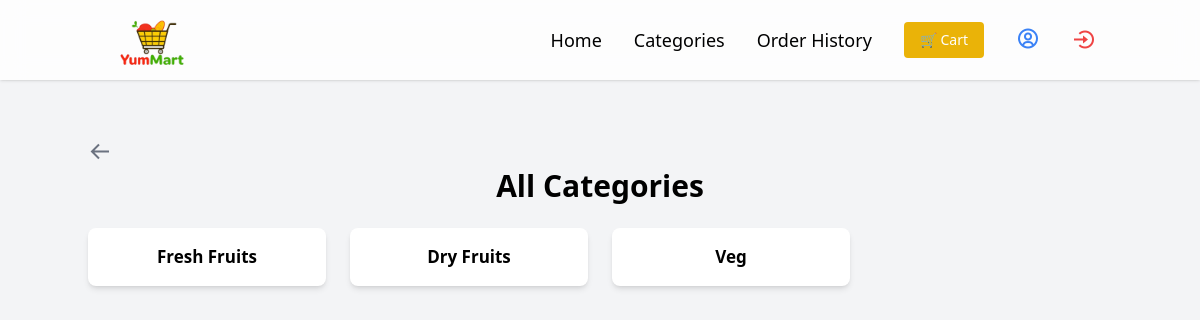
Page /categories/ on the earlier database version.
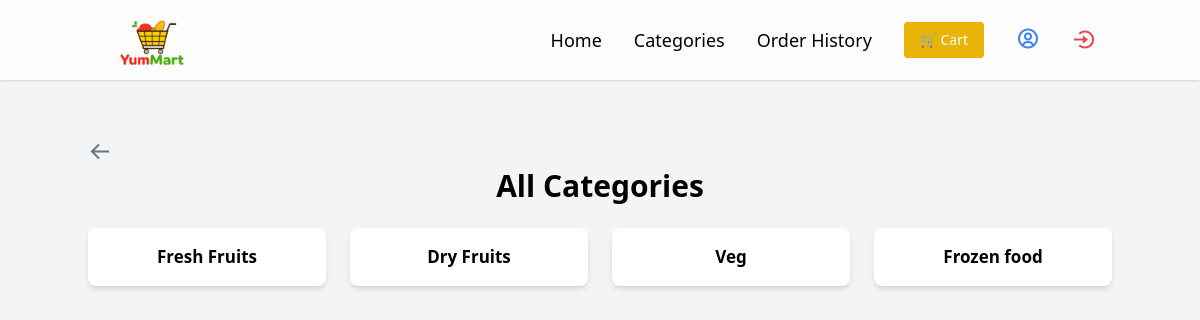
Same page on the later database version.
### store/models.py (models this page shows, shortened)
class Category(models.Model):
    name = models.CharField(max_length=255, unique=True)
    slug = models.SlugField(max_length=255, unique=True)

### store/views.py (the view)
# urls.py: path('categories/', categories, name='categories'),  # ✅ Added this line
def categories(request):
    categories = Category.objects.all()
    return render(request, 'store/categories.html', {'categories': categories})

### store/templates/store/categories.html
{% extends "store/base.html" %}
{% block content %}
<div class="container mx-auto mt-10">
    <a href="{% url 'home' %}" class="text-blue-500 hover:underline">
        <i class='bx bx-arrow-back text-2xl text-gray-500 hover:text-gray-700 cursor-pointer'></i>
    </a>
    <h1 class="text-3xl font-bold text-center">All Categories</h1>
    <div class="grid grid-cols-2 md:grid-cols-3 lg:grid-cols-4 gap-6 mt-6 mb-6">
        {% for category in categories %}
        <a href="{% url 'category_products' category.slug %}" class="block bg-white shadow-md rounded-lg p-4 text-center hover:bg-gray-100">
            <h2 class="text-[17px] font-semibold">{{ category.name }}</h2>
        </a>
        {% empty %}
        <p class="text-center col-span-full">No categories found.</p>
        {% endfor %}
    </div>
</div>
{% endblock %}

Differences in the rows shown:
added Category: name "Frozen food"
